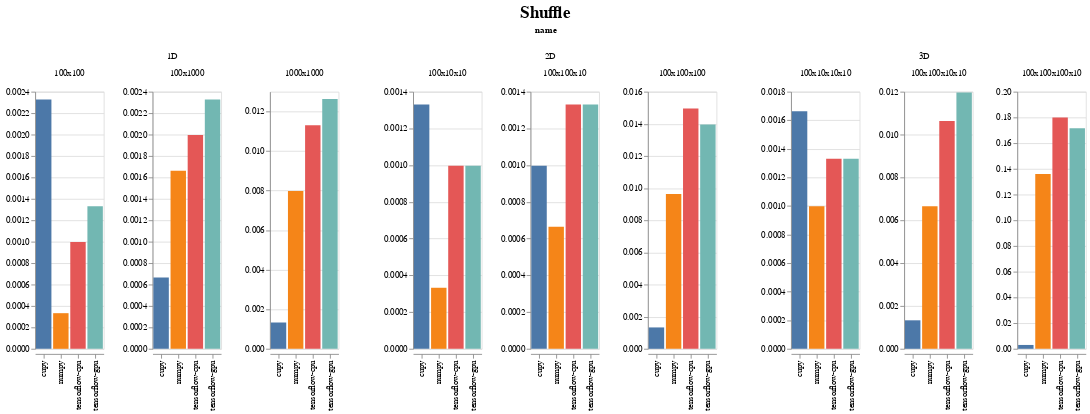

This figure's notebook cell:
### Code cell
display_chart('Shuffle')

### Figure 1 — Vega-Lite specification as saved in the notebook (floating-point values rounded to 4 significant figures)
{"config": {"view": {"continuousWidth": 400, "continuousHeight": 300}, "title": {"anchor": "middle", "fontSize": 20, "offset": 5, "orient": "top"}}, "data": {"name": "data-22ee3a78001fc87c34752bcb7235a7fd"}, "facet": {"column": {"type": "nominal", "field": "name"}}, "spec": {"mark": "bar", "encoding": {"color": {"type": "nominal", "field": "backend", "legend": null}, "column": {"type": "nominal", "field": "shape_str", "sort": {"field": "input_size", "order": "ascending"}, "title": ""}, "x": {"type": "nominal", "axis": {"title": ""}, "field": "backend"}, "y": {"type": "quantitative", "axis": {"title": ""}, "field": "avg_time", "sort": "-x"}}, "resolve": {"scale": {"y": "independent"}}, "title": ""}, "spacing": 50, "title": "Shuffle", "$schema": "https://vega.github.io/schema/vega-lite/v4.0.2.json", "datasets": {"data-22ee3a78001fc87c34752bcb7235a7fd": [{"avg_time": 0.002327, "backend": "cupy", "evoflow_version": "0.4.1", "generations": 10, "group": "Shuffle", "input_size": 10000, "max_time": 0.005984, "min_time": 0.0, "name": "1D", "num_runs": 3, "shape": [100, 100], "shape_str": "100x100", "std_time": 0.002618, "system": {"os": {"name": "Windows", "version": "10.0.18362"}, "memory": {"unit": "MB", "used": 15815, "total": 65451}, "cpu": {"name": "Intel64 Family 6 Model 158 Stepping 10, GenuineIntel", "cores": 12, "freqency": 3696.0}, "python": {"numpy": "1.18.3", "tensorflow": {"visible_gpu": ["/physical_device:GPU:0"], "version": "2.2.0"}, "cupy": "7.2.0"}, "gpu": [{"memory": {"unit": "MB", "total": 11264, "used": 1475}, "temperature": {"unit": "C"}, "driver": "445.87", "index": "0", "name": "GeForce RTX 2080 Ti", "value": "60", "usage": "1"}]}, "test_name": "Shuffle1D", "test_type": "OP", "ts": 1590167235}, {"avg_time": 0.00133, "backend": "tensorflow-gpu", "evoflow_version": "0.4.1", "generations": 10, "group": "Shuffle", "input_size": 10000, "max_time": 0.002992, "min_time": 0.0, "name": "1D", "num_runs": 3, "shape": [100, 100], "shape_str": "100x100", "std_time": 0.001244, "system": {"os": {"name": "Windows", "version": "10.0.18362"}, "memory": {"unit": "MB", "used": 15765, "total": 65451}, "cpu": {"name": "Intel64 Family 6 Model 158 Stepping 10, GenuineIntel", "cores": 12, "freqency": 3696.0}, "python": {"numpy": "1.18.3", "tensorflow": {"visible_gpu": ["/physical_device:GPU:0"], "version": "2.2.0"}, "cupy": "7.2.0"}, "gpu": [{"memory": {"unit": "MB", "total": 11264, "used": 1471}, "temperature": {"unit": "C"}, "driver": "445.87", "index": "0", "name": "GeForce RTX 2080 Ti", "value": "58", "usage": "0"}]}, "test_name": "Shuffle1D", "test_type": "OP", "ts": 1590167273}, {"avg_time": 0.00133, "backend": "cupy", "evoflow_version": "0.4.1", "generations": 10, "group": "Shuffle", "input_size": 10000, "max_time": 0.001996, "min_time": 0.0009961, "name": "2D", "num_runs": 3, "shape": [100, 10, 10], "shape_str": "100x10x10", "std_time": 0.0004709, "system": {"os": {"name": "Windows", "version": "10.0.18362"}, "memory": {"unit": "MB", "used": 15815, "total": 65451}, "cpu": {"name": "Intel64 Family 6 Model 158 Stepping 10, GenuineIntel", "cores": 12, "freqency": 3696.0}, "python": {"numpy": "1.18.3", "tensorflow": {"visible_gpu": ["/physical_device:GPU:0"], "version": "2.2.0"}, "cupy": "7.2.0"}, "gpu": [{"memory": {"unit": "MB", "total": 11264, "used": 1475}, "temperature": {"unit": "C"}, "driver": "445.87", "index": "0", "name": "GeForce RTX 2080 Ti", "value": "60", "usage": "1"}]}, "test_name": "Shuffle2D", "test_type": "OP", "ts": 1590167235}, {"avg_time": 0.0009972, "backend": "tensorflow-cpu", "evoflow_version": "0.4.1", "generations": 10, "group": "Shuffle", "input_size": 10000, "max_time": 0.0009973, "min_time": 0.0009971, "name": "2D", "num_runs": 3, "shape": [100, 10, 10], "shape_str": "100x10x10", "std_time": 1.124e-07, "system": {"os": {"name": "Windows", "version": "10.0.18362"}, "memory": {"unit": "MB", "used": 15807, "total": 65451}, "cpu": {"name": "Intel64 Family 6 Model 158 Stepping 10, GenuineIntel", "cores": 12, "freqency": 3696.0}, "python": {"numpy": "1.18.3", "tensorflow": {"visible_gpu": [], "version": "2.2.0"}, "cupy": "7.2.0"}, "gpu": []}, "test_name": "Shuffle2D", "test_type": "OP", "ts": 1590167261}, {"avg_time": 0.0009975, "backend": "tensorflow-cpu", "evoflow_version": "0.4.1", "generations": 10, "group": "Shuffle", "input_size": 10000, "max_time": 0.000998, "min_time": 0.0009968, "name": "1D", "num_runs": 3, "shape": [100, 100], "shape_str": "100x100", "std_time": 4.899e-07, "system": {"os": {"name": "Windows", "version": "10.0.18362"}, "memory": {"unit": "MB", "used": 15807, "total": 65451}, "cpu": {"name": "Intel64 Family 6 Model 158 Stepping 10, GenuineIntel", "cores": 12, "freqency": 3696.0}, "python": {"numpy": "1.18.3", "tensorflow": {"visible_gpu": [], "version": "2.2.0"}, "cupy": "7.2.0"}, "gpu": []}, "test_name": "Shuffle1D", "test_type": "OP", "ts": 1590167261}, {"avg_time": 0.0003325, "backend": "numpy", "evoflow_version": "0.4.1", "generations": 10, "group": "Shuffle", "input_size": 10000, "max_time": 0.0009975, "min_time": 0.0, "name": "1D", "num_runs": 3, "shape": [100, 100], "shape_str": "100x100", "std_time": 0.0004702, "system": {"os": {"name": "Windows", "version": "10.0.18362"}, "memory": {"unit": "MB", "used": 15771, "total": 65451}, "cpu": {"name": "Intel64 Family 6 Model 158 Stepping 10, GenuineIntel", "cores": 12, "freqency": 3696.0}, "python": {"numpy": "1.18.3", "tensorflow": {"visible_gpu": ["/physical_device:GPU:0"], "version": "2.2.0"}, "cupy": "7.2.0"}, "gpu": []}, "test_name": "Shuffle1D", "test_type": "OP", "ts": 1590167246}, {"avg_time": 0.0009974, "backend": "tensorflow-gpu", "evoflow_version": "0.4.1", "generations": 10, "group": "Shuffle", "input_size": 10000, "max_time": 0.0009978, "min_time": 0.0009971, "name": "2D", "num_runs": 3, "shape": [100, 10, 10], "shape_str": "100x10x10", "std_time": 2.974e-07, "system": {"os": {"name": "Windows", "version": "10.0.18362"}, "memory": {"unit": "MB", "used": 15765, "total": 65451}, "cpu": {"name": "Intel64 Family 6 Model 158 Stepping 10, GenuineIntel", "cores": 12, "freqency": 3696.0}, "python": {"numpy": "1.18.3", "tensorflow": {"visible_gpu": ["/physical_device:GPU:0"], "version": "2.2.0"}, "cupy": "7.2.0"}, "gpu": [{"memory": {"unit": "MB", "total": 11264, "used": 1471}, "temperature": {"unit": "C"}, "driver": "445.87", "index": "0", "name": "GeForce RTX 2080 Ti", "value": "58", "usage": "0"}]}, "test_name": "Shuffle2D", "test_type": "OP", "ts": 1590167273}, {"avg_time": 0.0003324, "backend": "numpy", "evoflow_version": "0.4.1", "generations": 10, "group": "Shuffle", "input_size": 10000, "max_time": 0.0009971, "min_time": 0.0, "name": "2D", "num_runs": 3, "shape": [100, 10, 10], "shape_str": "100x10x10", "std_time": 0.00047, "system": {"os": {"name": "Windows", "version": "10.0.18362"}, "memory": {"unit": "MB", "used": 15771, "total": 65451}, "cpu": {"name": "Intel64 Family 6 Model 158 Stepping 10, GenuineIntel", "cores": 12, "freqency": 3696.0}, "python": {"numpy": "1.18.3", "tensorflow": {"visible_gpu": ["/physical_device:GPU:0"], "version": "2.2.0"}, "cupy": "7.2.0"}, "gpu": []}, "test_name": "Shuffle2D", "test_type": "OP", "ts": 1590167246}, {"avg_time": 0.002327, "backend": "tensorflow-gpu", "evoflow_version": "0.4.1", "generations": 10, "group": "Shuffle", "input_size": 100000, "max_time": 0.002992, "min_time": 0.001995, "name": "1D", "num_runs": 3, "shape": [100, 1000], "shape_str": "100x1000", "std_time": 0.0004699, "system": {"os": {"name": "Windows", "version": "10.0.18362"}, "memory": {"unit": "MB", "used": 15765, "total": 65451}, "cpu": {"name": "Intel64 Family 6 Model 158 Stepping 10, GenuineIntel", "cores": 12, "freqency": 3696.0}, "python": {"numpy": "1.18.3", "tensorflow": {"visible_gpu": ["/physical_device:GPU:0"], "version": "2.2.0"}, "cupy": "7.2.0"}, "gpu": [{"memory": {"unit": "MB", "total": 11264, "used": 1471}, "temperature": {"unit": "C"}, "driver": "445.87", "index": "0", "name": "GeForce RTX 2080 Ti", "value": "58", "usage": "0"}]}, "test_name": "Shuffle1D", "test_type": "OP", "ts": 1590167273}, {"avg_time": 0.00133, "backend": "tensorflow-cpu", "evoflow_version": "0.4.1", "generations": 10, "group": "Shuffle", "input_size": 100000, "max_time": 0.001995, "min_time": 0.0009973, "name": "3D", "num_runs": 3, "shape": [100, 10, 10, 10], "shape_str": "100x10x10x10", "std_time": 0.0004701, "system": {"os": {"name": "Windows", "version": "10.0.18362"}, "memory": {"unit": "MB", "used": 15807, "total": 65451}, "cpu": {"name": "Intel64 Family 6 Model 158 Stepping 10, GenuineIntel", "cores": 12, "freqency": 3696.0}, "python": {"numpy": "1.18.3", "tensorflow": {"visible_gpu": [], "version": "2.2.0"}, "cupy": "7.2.0"}, "gpu": []}, "test_name": "Shuffle3D", "test_type": "OP", "ts": 1590167261}, {"avg_time": 0.00133, "backend": "tensorflow-cpu", "evoflow_version": "0.4.1", "generations": 10, "group": "Shuffle", "input_size": 100000, "max_time": 0.001995, "min_time": 0.0009971, "name": "2D", "num_runs": 3, "shape": [100, 100, 10], "shape_str": "100x100x10", "std_time": 0.0004701, "system": {"os": {"name": "Windows", "version": "10.0.18362"}, "memory": {"unit": "MB", "used": 15807, "total": 65451}, "cpu": {"name": "Intel64 Family 6 Model 158 Stepping 10, GenuineIntel", "cores": 12, "freqency": 3696.0}, "python": {"numpy": "1.18.3", "tensorflow": {"visible_gpu": [], "version": "2.2.0"}, "cupy": "7.2.0"}, "gpu": []}, "test_name": "Shuffle2D", "test_type": "OP", "ts": 1590167261}, {"avg_time": 0.001995, "backend": "tensorflow-cpu", "evoflow_version": "0.4.1", "generations": 10, "group": "Shuffle", "input_size": 100000, "max_time": 0.001995, "min_time": 0.001995, "name": "1D", "num_runs": 3, "shape": [100, 1000], "shape_str": "100x1000", "std_time": 1.124e-07, "system": {"os": {"name": "Windows", "version": "10.0.18362"}, "memory": {"unit": "MB", "used": 15807, "total": 65451}, "cpu": {"name": "Intel64 Family 6 Model 158 Stepping 10, GenuineIntel", "cores": 12, "freqency": 3696.0}, "python": {"numpy": "1.18.3", "tensorflow": {"visible_gpu": [], "version": "2.2.0"}, "cupy": "7.2.0"}, "gpu": []}, "test_name": "Shuffle1D", "test_type": "OP", "ts": 1590167261}, {"avg_time": 0.0006649, "backend": "numpy", "evoflow_version": "0.4.1", "generations": 10, "group": "Shuffle", "input_size": 100000, "max_time": 0.0009975, "min_time": 0.0, "name": "2D", "num_runs": 3, "shape": [100, 100, 10], "shape_str": "100x100x10", "std_time": 0.0004702, "system": {"os": {"name": "Windows", "version": "10.0.18362"}, "memory": {"unit": "MB", "used": 15771, "total": 65451}, "cpu": {"name": "Intel64 Family 6 Model 158 Stepping 10, GenuineIntel", "cores": 12, "freqency": 3696.0}, "python": {"numpy": "1.18.3", "tensorflow": {"visible_gpu": ["/physical_device:GPU:0"], "version": "2.2.0"}, "cupy": "7.2.0"}, "gpu": []}, "test_name": "Shuffle2D", "test_type": "OP", "ts": 1590167246}, {"avg_time": 0.0009972, "backend": "numpy", "evoflow_version": "0.4.1", "generations": 10, "group": "Shuffle", "input_size": 100000, "max_time": 0.0009975, "min_time": 0.0009971, "name": "3D", "num_runs": 3, "shape": [100, 10, 10, 10], "shape_str": "100x10x10x10", "std_time": 2.248e-07, "system": {"os": {"name": "Windows", "version": "10.0.18362"}, "memory": {"unit": "MB", "used": 15771, "total": 65451}, "cpu": {"name": "Intel64 Family 6 Model 158 Stepping 10, GenuineIntel", "cores": 12, "freqency": 3696.0}, "python": {"numpy": "1.18.3", "tensorflow": {"visible_gpu": ["/physical_device:GPU:0"], "version": "2.2.0"}, "cupy": "7.2.0"}, "gpu": []}, "test_name": "Shuffle3D", "test_type": "OP", "ts": 1590167246}, {"avg_time": 0.00133, "backend": "tensorflow-gpu", "evoflow_version": "0.4.1", "generations": 10, "group": "Shuffle", "input_size": 100000, "max_time": 0.001994, "min_time": 0.0009973, "name": "2D", "num_runs": 3, "shape": [100, 100, 10], "shape_str": "100x100x10", "std_time": 0.0004699, "system": {"os": {"name": "Windows", "version": "10.0.18362"}, "memory": {"unit": "MB", "used": 15765, "total": 65451}, "cpu": {"name": "Intel64 Family 6 Model 158 Stepping 10, GenuineIntel", "cores": 12, "freqency": 3696.0}, "python": {"numpy": "1.18.3", "tensorflow": {"visible_gpu": ["/physical_device:GPU:0"], "version": "2.2.0"}, "cupy": "7.2.0"}, "gpu": [{"memory": {"unit": "MB", "total": 11264, "used": 1471}, "temperature": {"unit": "C"}, "driver": "445.87", "index": "0", "name": "GeForce RTX 2080 Ti", "value": "58", "usage": "0"}]}, "test_name": "Shuffle2D", "test_type": "OP", "ts": 1590167273}, {"avg_time": 0.001662, "backend": "numpy", "evoflow_version": "0.4.1", "generations": 10, "group": "Shuffle", "input_size": 100000, "max_time": 0.001995, "min_time": 0.0009973, "name": "1D", "num_runs": 3, "shape": [100, 1000], "shape_str": "100x1000", "std_time": 0.0004702, "system": {"os": {"name": "Windows", "version": "10.0.18362"}, "memory": {"unit": "MB", "used": 15771, "total": 65451}, "cpu": {"name": "Intel64 Family 6 Model 158 Stepping 10, GenuineIntel", "cores": 12, "freqency": 3696.0}, "python": {"numpy": "1.18.3", "tensorflow": {"visible_gpu": ["/physical_device:GPU:0"], "version": "2.2.0"}, "cupy": "7.2.0"}, "gpu": []}, "test_name": "Shuffle1D", "test_type": "OP", "ts": 1590167246}, {"avg_time": 0.0006648, "backend": "cupy", "evoflow_version": "0.4.1", "generations": 10, "group": "Shuffle", "input_size": 100000, "max_time": 0.0009973, "min_time": 0.0, "name": "1D", "num_runs": 3, "shape": [100, 1000], "shape_str": "100x1000", "std_time": 0.0004701, "system": {"os": {"name": "Windows", "version": "10.0.18362"}, "memory": {"unit": "MB", "used": 15815, "total": 65451}, "cpu": {"name": "Intel64 Family 6 Model 158 Stepping 10, GenuineIntel", "cores": 12, "freqency": 3696.0}, "python": {"numpy": "1.18.3", "tensorflow": {"visible_gpu": ["/physical_device:GPU:0"], "version": "2.2.0"}, "cupy": "7.2.0"}, "gpu": [{"memory": {"unit": "MB", "total": 11264, "used": 1475}, "temperature": {"unit": "C"}, "driver": "445.87", "index": "0", "name": "GeForce RTX 2080 Ti", "value": "60", "usage": "1"}]}, "test_name": "Shuffle1D", "test_type": "OP", "ts": 1590167235}, {"avg_time": 0.00133, "backend": "tensorflow-gpu", "evoflow_version": "0.4.1", "generations": 10, "group": "Shuffle", "input_size": 100000, "max_time": 0.001995, "min_time": 0.0009973, "name": "3D", "num_runs": 3, "shape": [100, 10, 10, 10], "shape_str": "100x10x10x10", "std_time": 0.0004701, "system": {"os": {"name": "Windows", "version": "10.0.18362"}, "memory": {"unit": "MB", "used": 15765, "total": 65451}, "cpu": {"name": "Intel64 Family 6 Model 158 Stepping 10, GenuineIntel", "cores": 12, "freqency": 3696.0}, "python": {"numpy": "1.18.3", "tensorflow": {"visible_gpu": ["/physical_device:GPU:0"], "version": "2.2.0"}, "cupy": "7.2.0"}, "gpu": [{"memory": {"unit": "MB", "total": 11264, "used": 1471}, "temperature": {"unit": "C"}, "driver": "445.87", "index": "0", "name": "GeForce RTX 2080 Ti", "value": "58", "usage": "0"}]}, "test_name": "Shuffle3D", "test_type": "OP", "ts": 1590167273}, {"avg_time": 0.001662, "backend": "cupy", "evoflow_version": "0.4.1", "generations": 10, "group": "Shuffle", "input_size": 100000, "max_time": 0.001995, "min_time": 0.0009973, "name": "3D", "num_runs": 3, "shape": [100, 10, 10, 10], "shape_str": "100x10x10x10", "std_time": 0.0004702, "system": {"os": {"name": "Windows", "version": "10.0.18362"}, "memory": {"unit": "MB", "used": 15815, "total": 65451}, "cpu": {"name": "Intel64 Family 6 Model 158 Stepping 10, GenuineIntel", "cores": 12, "freqency": 3696.0}, "python": {"numpy": "1.18.3", "tensorflow": {"visible_gpu": ["/physical_device:GPU:0"], "version": "2.2.0"}, "cupy": "7.2.0"}, "gpu": [{"memory": {"unit": "MB", "total": 11264, "used": 1475}, "temperature": {"unit": "C"}, "driver": "445.87", "index": "0", "name": "GeForce RTX 2080 Ti", "value": "60", "usage": "1"}]}, "test_name": "Shuffle3D", "test_type": "OP", "ts": 1590167235}, {"avg_time": 0.0009974, "backend": "cupy", "evoflow_version": "0.4.1", "generations": 10, "group": "Shuffle", "input_size": 100000, "max_time": 0.0009975, "min_time": 0.0009973, "name": "2D", "num_runs": 3, "shape": [100, 100, 10], "shape_str": "100x100x10", "std_time": 1.124e-07, "system": {"os": {"name": "Windows", "version": "10.0.18362"}, "memory": {"unit": "MB", "used": 15815, "total": 65451}, "cpu": {"name": "Intel64 Family 6 Model 158 Stepping 10, GenuineIntel", "cores": 12, "freqency": 3696.0}, "python": {"numpy": "1.18.3", "tensorflow": {"visible_gpu": ["/physical_device:GPU:0"], "version": "2.2.0"}, "cupy": "7.2.0"}, "gpu": [{"memory": {"unit": "MB", "total": 11264, "used": 1475}, "temperature": {"unit": "C"}, "driver": "445.87", "index": "0", "name": "GeForce RTX 2080 Ti", "value": "60", "usage": "1"}]}, "test_name": "Shuffle2D", "test_type": "OP", "ts": 1590167235}, {"avg_time": 0.01263, "backend": "tensorflow-gpu", "evoflow_version": "0.4.1", "generations": 10, "group": "Shuffle", "input_size": 1000000, "max_time": 0.01496, "min_time": 0.01097, "name": "1D", "num_runs": 3, "shape": [1000, 1000], "shape_str": "1000x1000", "std_time": 0.001695, "system": {"os": {"name": "Windows", "version": "10.0.18362"}, "memory": {"unit": "MB", "used": 15765, "total": 65451}, "cpu": {"name": "Intel64 Family 6 Model 158 Stepping 10, GenuineIntel", "cores": 12, "freqency": 3696.0}, "python": {"numpy": "1.18.3", "tensorflow": {"visible_gpu": ["/physical_device:GPU:0"], "version": "2.2.0"}, "cupy": "7.2.0"}, "gpu": [{"memory": {"unit": "MB", "total": 11264, "used": 1471}, "temperature": {"unit": "C"}, "driver": "445.87", "index": "0", "name": "GeForce RTX 2080 Ti", "value": "58", "usage": "0"}]}, "test_name": "Shuffle1D", "test_type": "OP", "ts": 1590167273}, {"avg_time": 0.00133, "backend": "cupy", "evoflow_version": "0.4.1", "generations": 10, "group": "Shuffle", "input_size": 1000000, "max_time": 0.001995, "min_time": 0.0009971, "name": "1D", "num_runs": 3, "shape": [1000, 1000], "shape_str": "1000x1000", "std_time": 0.0004702, "system": {"os": {"name": "Windows", "version": "10.0.18362"}, "memory": {"unit": "MB", "used": 15815, "total": 65451}, "cpu": {"name": "Intel64 Family 6 Model 158 Stepping 10, GenuineIntel", "cores": 12, "freqency": 3696.0}, "python": {"numpy": "1.18.3", "tensorflow": {"visible_gpu": ["/physical_device:GPU:0"], "version": "2.2.0"}, "cupy": "7.2.0"}, "gpu": [{"memory": {"unit": "MB", "total": 11264, "used": 1475}, "temperature": {"unit": "C"}, "driver": "445.87", "index": "0", "name": "GeForce RTX 2080 Ti", "value": "60", "usage": "1"}]}, "test_name": "Shuffle1D", "test_type": "OP", "ts": 1590167235}, {"avg_time": 0.01396, "backend": "tensorflow-gpu", "evoflow_version": "0.4.1", "generations": 10, "group": "Shuffle", "input_size": 1000000, "max_time": 0.01496, "min_time": 0.01297, "name": "2D", "num_runs": 3, "shape": [100, 100, 100], "shape_str": "100x100x100", "std_time": 0.0008141, "system": {"os": {"name": "Windows", "version": "10.0.18362"}, "memory": {"unit": "MB", "used": 15765, "total": 65451}, "cpu": {"name": "Intel64 Family 6 Model 158 Stepping 10, GenuineIntel", "cores": 12, "freqency": 3696.0}, "python": {"numpy": "1.18.3", "tensorflow": {"visible_gpu": ["/physical_device:GPU:0"], "version": "2.2.0"}, "cupy": "7.2.0"}, "gpu": [{"memory": {"unit": "MB", "total": 11264, "used": 1471}, "temperature": {"unit": "C"}, "driver": "445.87", "index": "0", "name": "GeForce RTX 2080 Ti", "value": "58", "usage": "0"}]}, "test_name": "Shuffle2D", "test_type": "OP", "ts": 1590167273}, {"avg_time": 0.01064, "backend": "tensorflow-cpu", "evoflow_version": "0.4.1", "generations": 10, "group": "Shuffle", "input_size": 1000000, "max_time": 0.01097, "min_time": 0.009974, "name": "3D", "num_runs": 3, "shape": [100, 100, 10, 10], "shape_str": "100x100x10x10", "std_time": 0.0004696, "system": {"os": {"name": "Windows", "version": "10.0.18362"}, "memory": {"unit": "MB", "used": 15807, "total": 65451}, "cpu": {"name": "Intel64 Family 6 Model 158 Stepping 10, GenuineIntel", "cores": 12, "freqency": 3696.0}, "python": {"numpy": "1.18.3", "tensorflow": {"visible_gpu": [], "version": "2.2.0"}, "cupy": "7.2.0"}, "gpu": []}, "test_name": "Shuffle3D", "test_type": "OP", "ts": 1590167261}, {"avg_time": 0.009641, "backend": "numpy", "evoflow_version": "0.4.1", "generations": 10, "group": "Shuffle", "input_size": 1000000, "max_time": 0.009974, "min_time": 0.008976, "name": "2D", "num_runs": 3, "shape": [100, 100, 100], "shape_str": "100x100x100", "std_time": 0.0004704, "system": {"os": {"name": "Windows", "version": "10.0.18362"}, "memory": {"unit": "MB", "used": 15771, "total": 65451}, "cpu": {"name": "Intel64 Family 6 Model 158 Stepping 10, GenuineIntel", "cores": 12, "freqency": 3696.0}, "python": {"numpy": "1.18.3", "tensorflow": {"visible_gpu": ["/physical_device:GPU:0"], "version": "2.2.0"}, "cupy": "7.2.0"}, "gpu": []}, "test_name": "Shuffle2D", "test_type": "OP", "ts": 1590167246}, {"avg_time": 0.007979, "backend": "numpy", "evoflow_version": "0.4.1", "generations": 10, "group": "Shuffle", "input_size": 1000000, "max_time": 0.008976, "min_time": 0.006981, "name": "1D", "num_runs": 3, "shape": [1000, 1000], "shape_str": "1000x1000", "std_time": 0.0008144, "system": {"os": {"name": "Windows", "version": "10.0.18362"}, "memory": {"unit": "MB", "used": 15771, "total": 65451}, "cpu": {"name": "Intel64 Family 6 Model 158 Stepping 10, GenuineIntel", "cores": 12, "freqency": 3696.0}, "python": {"numpy": "1.18.3", "tensorflow": {"visible_gpu": ["/physical_device:GPU:0"], "version": "2.2.0"}, "cupy": "7.2.0"}, "gpu": []}, "test_name": "Shuffle1D", "test_type": "OP", "ts": 1590167246}, {"avg_time": 0.0113, "backend": "tensorflow-cpu", "evoflow_version": "0.4.1", "generations": 10, "group": "Shuffle", "input_size": 1000000, "max_time": 0.01197, "min_time": 0.01097, "name": "1D", "num_runs": 3, "shape": [1000, 1000], "shape_str": "1000x1000", "std_time": 0.0004702, "system": {"os": {"name": "Windows", "version": "10.0.18362"}, "memory": {"unit": "MB", "used": 15807, "total": 65451}, "cpu": {"name": "Intel64 Family 6 Model 158 Stepping 10, GenuineIntel", "cores": 12, "freqency": 3696.0}, "python": {"numpy": "1.18.3", "tensorflow": {"visible_gpu": [], "version": "2.2.0"}, "cupy": "7.2.0"}, "gpu": []}, "test_name": "Shuffle1D", "test_type": "OP", "ts": 1590167261}, {"avg_time": 0.00133, "backend": "cupy", "evoflow_version": "0.4.1", "generations": 10, "group": "Shuffle", "input_size": 1000000, "max_time": 0.001995, "min_time": 0.0009973, "name": "3D", "num_runs": 3, "shape": [100, 100, 10, 10], "shape_str": "100x100x10x10", "std_time": 0.0004702, "system": {"os": {"name": "Windows", "version": "10.0.18362"}, "memory": {"unit": "MB", "used": 15815, "total": 65451}, "cpu": {"name": "Intel64 Family 6 Model 158 Stepping 10, GenuineIntel", "cores": 12, "freqency": 3696.0}, "python": {"numpy": "1.18.3", "tensorflow": {"visible_gpu": ["/physical_device:GPU:0"], "version": "2.2.0"}, "cupy": "7.2.0"}, "gpu": [{"memory": {"unit": "MB", "total": 11264, "used": 1475}, "temperature": {"unit": "C"}, "driver": "445.87", "index": "0", "name": "GeForce RTX 2080 Ti", "value": "60", "usage": "1"}]}, "test_name": "Shuffle3D", "test_type": "OP", "ts": 1590167235}, {"avg_time": 0.01197, "backend": "tensorflow-gpu", "evoflow_version": "0.4.1", "generations": 10, "group": "Shuffle", "input_size": 1000000, "max_time": 0.01297, "min_time": 0.01097, "name": "3D", "num_runs": 3, "shape": [100, 100, 10, 10], "shape_str": "100x100x10x10", "std_time": 0.0008146, "system": {"os": {"name": "Windows", "version": "10.0.18362"}, "memory": {"unit": "MB", "used": 15765, "total": 65451}, "cpu": {"name": "Intel64 Family 6 Model 158 Stepping 10, GenuineIntel", "cores": 12, "freqency": 3696.0}, "python": {"numpy": "1.18.3", "tensorflow": {"visible_gpu": ["/physical_device:GPU:0"], "version": "2.2.0"}, "cupy": "7.2.0"}, "gpu": [{"memory": {"unit": "MB", "total": 11264, "used": 1471}, "temperature": {"unit": "C"}, "driver": "445.87", "index": "0", "name": "GeForce RTX 2080 Ti", "value": "58", "usage": "0"}]}, "test_name": "Shuffle3D", "test_type": "OP", "ts": 1590167273}, {"avg_time": 0.006649, "backend": "numpy", "evoflow_version": "0.4.1", "generations": 10, "group": "Shuffle", "input_size": 1000000, "max_time": 0.006981, "min_time": 0.005984, "name": "3D", "num_runs": 3, "shape": [100, 100, 10, 10], "shape_str": "100x100x10x10", "std_time": 0.0004702, "system": {"os": {"name": "Windows", "version": "10.0.18362"}, "memory": {"unit": "MB", "used": 15771, "total": 65451}, "cpu": {"name": "Intel64 Family 6 Model 158 Stepping 10, GenuineIntel", "cores": 12, "freqency": 3696.0}, "python": {"numpy": "1.18.3", "tensorflow": {"visible_gpu": ["/physical_device:GPU:0"], "version": "2.2.0"}, "cupy": "7.2.0"}, "gpu": []}, "test_name": "Shuffle3D", "test_type": "OP", "ts": 1590167246}, {"avg_time": 0.01496, "backend": "tensorflow-cpu", "evoflow_version": "0.4.1", "generations": 10, "group": "Shuffle", "input_size": 1000000, "max_time": 0.01496, "min_time": 0.01496, "name": "2D", "num_runs": 3, "shape": [100, 100, 100], "shape_str": "100x100x100", "std_time": 1.947e-07, "system": {"os": {"name": "Windows", "version": "10.0.18362"}, "memory": {"unit": "MB", "used": 15807, "total": 65451}, "cpu": {"name": "Intel64 Family 6 Model 158 Stepping 10, GenuineIntel", "cores": 12, "freqency": 3696.0}, "python": {"numpy": "1.18.3", "tensorflow": {"visible_gpu": [], "version": "2.2.0"}, "cupy": "7.2.0"}, "gpu": []}, "test_name": "Shuffle2D", "test_type": "OP", "ts": 1590167261}, {"avg_time": 0.00133, "backend": "cupy", "evoflow_version": "0.4.1", "generations": 10, "group": "Shuffle", "input_size": 1000000, "max_time": 0.001995, "min_time": 0.0009973, "name": "2D", "num_runs": 3, "shape": [100, 100, 100], "shape_str": "100x100x100", "std_time": 0.0004701, "system": {"os": {"name": "Windows", "version": "10.0.18362"}, "memory": {"unit": "MB", "used": 15815, "total": 65451}, "cpu": {"name": "Intel64 Family 6 Model 158 Stepping 10, GenuineIntel", "cores": 12, "freqency": 3696.0}, "python": {"numpy": "1.18.3", "tensorflow": {"visible_gpu": ["/physical_device:GPU:0"], "version": "2.2.0"}, "cupy": "7.2.0"}, "gpu": [{"memory": {"unit": "MB", "total": 11264, "used": 1475}, "temperature": {"unit": "C"}, "driver": "445.87", "index": "0", "name": "GeForce RTX 2080 Ti", "value": "60", "usage": "1"}]}, "test_name": "Shuffle2D", "test_type": "OP", "ts": 1590167235}, {"avg_time": 0.136, "backend": "numpy", "evoflow_version": "0.4.1", "generations": 10, "group": "Shuffle", "input_size": 10000000, "max_time": 0.1466, "min_time": 0.1277, "name": "3D", "num_runs": 3, "shape": [100, 100, 100, 10], "shape_str": "100x100x100x10", "std_time": 0.007909, "system": {"os": {"name": "Windows", "version": "10.0.18362"}, "memory": {"unit": "MB", "used": 15771, "total": 65451}, "cpu": {"name": "Intel64 Family 6 Model 158 Stepping 10, GenuineIntel", "cores": 12, "freqency": 3696.0}, "python": {"numpy": "1.18.3", "tensorflow": {"visible_gpu": ["/physical_device:GPU:0"], "version": "2.2.0"}, "cupy": "7.2.0"}, "gpu": []}, "test_name": "Shuffle3D", "test_type": "OP", "ts": 1590167246}, {"avg_time": 0.002992, "backend": "cupy", "evoflow_version": "0.4.1", "generations": 10, "group": "Shuffle", "input_size": 10000000, "max_time": 0.002992, "min_time": 0.002992, "name": "3D", "num_runs": 3, "shape": [100, 100, 100, 10], "shape_str": "100x100x100x10", "std_time": 1.124e-07, "system": {"os": {"name": "Windows", "version": "10.0.18362"}, "memory": {"unit": "MB", "used": 15815, "total": 65451}, "cpu": {"name": "Intel64 Family 6 Model 158 Stepping 10, GenuineIntel", "cores": 12, "freqency": 3696.0}, "python": {"numpy": "1.18.3", "tensorflow": {"visible_gpu": ["/physical_device:GPU:0"], "version": "2.2.0"}, "cupy": "7.2.0"}, "gpu": [{"memory": {"unit": "MB", "total": 11264, "used": 1475}, "temperature": {"unit": "C"}, "driver": "445.87", "index": "0", "name": "GeForce RTX 2080 Ti", "value": "60", "usage": "1"}]}, "test_name": "Shuffle3D", "test_type": "OP", "ts": 1590167235}, {"avg_time": 0.18, "backend": "tensorflow-cpu", "evoflow_version": "0.4.1", "generations": 10, "group": "Shuffle", "input_size": 10000000, "max_time": 0.186, "min_time": 0.1745, "name": "3D", "num_runs": 3, "shape": [100, 100, 100, 10], "shape_str": "100x100x100x10", "std_time": 0.004698, "system": {"os": {"name": "Windows", "version": "10.0.18362"}, "memory": {"unit": "MB", "used": 15807, "total": 65451}, "cpu": {"name": "Intel64 Family 6 Model 158 Stepping 10, GenuineIntel", "cores": 12, "freqency": 3696.0}, "python": {"numpy": "1.18.3", "tensorflow": {"visible_gpu": [], "version": "2.2.0"}, "cupy": "7.2.0"}, "gpu": []}, "test_name": "Shuffle3D", "test_type": "OP", "ts": 1590167261}, {"avg_time": 0.1715, "backend": "tensorflow-gpu", "evoflow_version": "0.4.1", "generations": 10, "group": "Shuffle", "input_size": 10000000, "max_time": 0.1925, "min_time": 0.1596, "name": "3D", "num_runs": 3, "shape": [100, 100, 100, 10], "shape_str": "100x100x100x10", "std_time": 0.01486, "system": {"os": {"name": "Windows", "version": "10.0.18362"}, "memory": {"unit": "MB", "used": 15765, "total": 65451}, "cpu": {"name": "Intel64 Family 6 Model 158 Stepping 10, GenuineIntel", "cores": 12, "freqency": 3696.0}, "python": {"numpy": "1.18.3", "tensorflow": {"visible_gpu": ["/physical_device:GPU:0"], "version": "2.2.0"}, "cupy": "7.2.0"}, "gpu": [{"memory": {"unit": "MB", "total": 11264, "used": 1471}, "temperature": {"unit": "C"}, "driver": "445.87", "index": "0", "name": "GeForce RTX 2080 Ti", "value": "58", "usage": "0"}]}, "test_name": "Shuffle3D", "test_type": "OP", "ts": 1590167273}]}}
